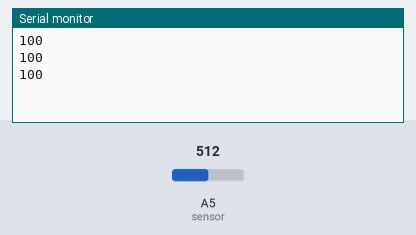
A sketch run on a simulated Arduino Uno, built with avr-gcc and run on an emulated ATmega328P. Shown: the last lines printed to the serial monitor. The inputs (shaded band) are chosen by the test bench; at power-on: A5 (sensor) = 512.

Above: at 1.3 s.
1.4 s: A5 (sensor) set to 716
At 1.9 s:
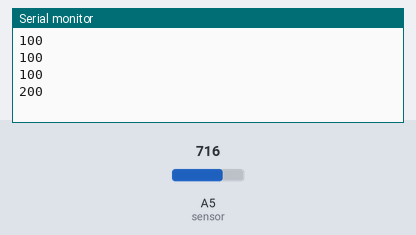
2.9 s: A5 (sensor) set to 1023
At 3.4 s:
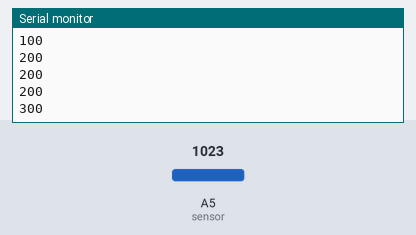
Timing chart, 0 to 5.9 s (numbered marks = the images above; inputs shaded):
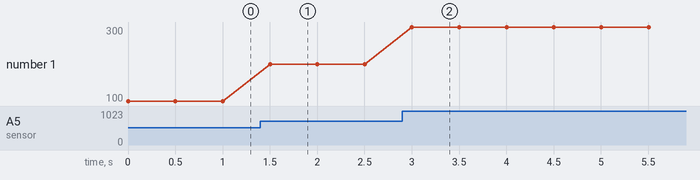

Measured:
- after the input at 1.4 s, the serial monitor: prints a new line after 0.10 s (image 1)
- after the input at 2.9 s, the serial monitor: prints a new line after 0.10 s (image 2)
- plotted number 1: 100 → 200 after the input at 1.4 s, 200 → 300 after the input at 2.9 s

The sketch:

sensor_de_temperaturas1.ino
```cpp
/*
Autor: Roberto Rico Sandoval.
Fille: Sensor de temperatura.
Date: 03/ 01/ 2023
*/

int sensor = A5;

int temperatura = 0;
int voltaje = 0;

void setup()
{
  Serial.begin(9600);
  analogRead(10);
}

void loop()
{
  voltaje = analogRead(sensor) * 3.3 / 1023;
  temperatura = voltaje * 100;
  Serial.println(temperatura);
  delay(500);
}
```
